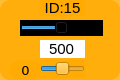
    <widget class="QWidget" name="widget_id1_15" native="true">
     <property name="geometry">
      <rect>
       <x>135</x>
       <y>120</y>
       <width>120</width>
       <height>80</height>
      </rect>
     </property>
     <property name="styleSheet">
      <string notr="true">background-color: rgb(255, 170, 0, 200);
border-radius:10px;</string>
     </property>
     <widget class="QLabel" name="label_ID1_16">
      <property name="geometry">
       <rect>
        <x>40</x>
        <y>0</y>
        <width>45</width>
        <height>16</height>
       </rect>
      </property>
      <property name="minimumSize">
       <size>
        <width>0</width>
        <height>10</height>
       </size>
      </property>
      <property name="font">
       <font>
        <family>Arial</family>
        <pointsize>11</pointsize>
       </font>
      </property>
      <property name="styleSheet">
       <string notr="true">background-color: rgb(255, 255, 255， 0);
border-radius:0px;</string>
      </property>
      <property name="text">
       <string>ID:15</string>
      </property>
      <property name="alignment">
       <set>Qt::AlignCenter</set>
      </property>
     </widget>
     <widget class="QSlider" name="horizontalSlider_pulse_id15">
      <property name="geometry">
       <rect>
        <x>20</x>
        <y>20</y>
        <width>83</width>
        <height>16</height>
       </rect>
      </property>
      <property name="autoFillBackground">
       <bool>false</bool>
      </property>
      <property name="styleSheet">
       <string notr="true">background-color: rgb(0, 0, 0);
border-radius:0px;</string>
      </property>
      <property name="minimum">
       <number>0</number>
      </property>
      <property name="maximum">
       <number>1000</number>
      </property>
      <property name="pageStep">
       <number>1</number>
      </property>
      <property name="value">
       <number>500</number>
      </property>
      <property name="orientation">
       <enum>Qt::Horizontal</enum>
      </property>
     </widget>
     <widget class="QSlider" name="horizontalSlider_dev_id15">
      <property name="geometry">
       <rect>
        <x>40</x>
        <y>60</y>
        <width>45</width>
        <height>18</height>
       </rect>
      </property>
      <property name="styleSheet">
       <string notr="true">background-color: rgb(255, 255, 255， 0);</string>
      </property>
      <property name="minimum">
       <number>-125</number>
      </property>
      <property name="maximum">
       <number>125</number>
      </property>
      <property name="pageStep">
       <number>1</number>
      </property>
      <property name="orientation">
       <enum>Qt::Horizontal</enum>
      </property>
     </widget>
     <widget class="QLabel" name="label_id15">
      <property name="geometry">
       <rect>
        <x>10</x>
        <y>60</y>
        <width>31</width>
        <height>20</height>
       </rect>
      </property>
      <property name="minimumSize">
       <size>
        <width>0</width>
        <height>10</height>
       </size>
      </property>
      <property name="font">
       <font>
        <family>DejaVu Sans</family>
        <pointsize>10</pointsize>
       </font>
      </property>
      <property name="styleSheet">
       <string notr="true">background-color: rgb(255, 255, 255， 0);</string>
      </property>
      <property name="text">
       <string>0</string>
      </property>
      <property name="alignment">
       <set>Qt::AlignCenter</set>
      </property>
     </widget>
     <widget class="QLineEdit" name="lineEdit_id15">
      <property name="geometry">
       <rect>
        <x>40</x>
        <y>40</y>
        <width>45</width>
        <height>18</height>
       </rect>
      </property>
      <property name="sizePolicy">
       <sizepolicy hsizetype="Fixed" vsizetype="Fixed">
        <horstretch>0</horstretch>
        <verstretch>0</verstretch>
       </sizepolicy>
      </property>
      <property name="font">
       <font>
        <family>Arial</family>
        <pointsize>11</pointsize>
       </font>
      </property>
      <property name="autoFillBackground">
       <bool>false</bool>
      </property>
      <property name="styleSheet">
       <string notr="true">background-color: rgb(255, 255, 255);
border-radius:0px;</string>
      </property>
      <property name="text">
       <string>500</string>
      </property>
      <property name="maxLength">
       <number>1000</number>
      </property>
      <property name="alignment">
       <set>Qt::AlignCenter</set>
      </property>
      <property name="dragEnabled">
       <bool>false</bool>
      </property>
      <property name="readOnly">
       <bool>false</bool>
      </property>
     </widget>
    </widget>
